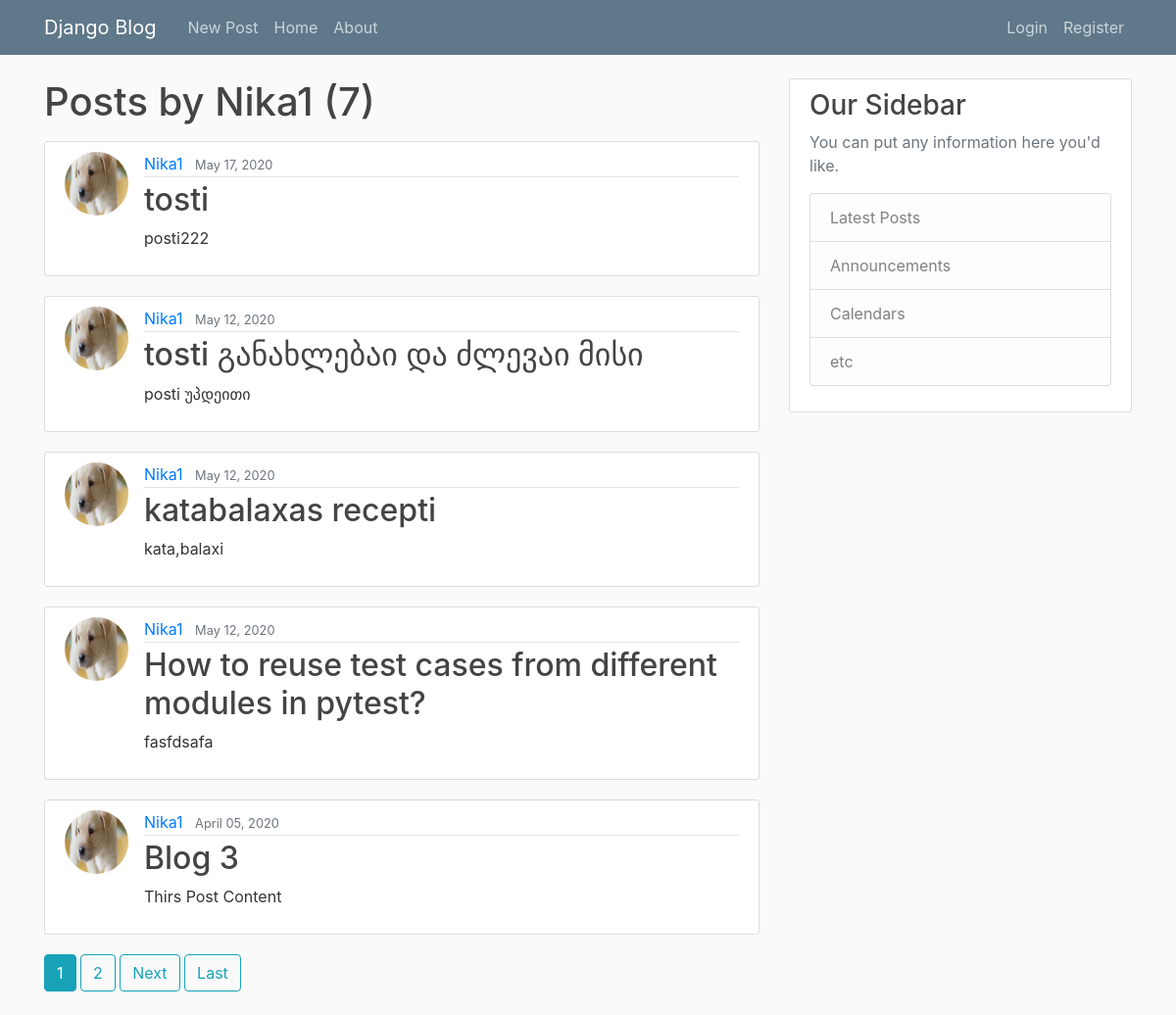
/user/Nika1, run on the app's committed database.
### blog/models.py (models this page shows, shortened)
class Post(models.Model):
    title = models.CharField(max_length=100)
    content = models.TextField()
    date_posted = models.DateTimeField(default=timezone.now)
    author = models.ForeignKey(User, on_delete=models.CASCADE)

### users/models.py (models this page shows, shortened)
class Profile(models.Model):
    user = models.OneToOneField(User, on_delete=models.CASCADE)
    image = models.ImageField(default='default.jpg', upload_to='profile_pics')

### blog/views.py (the view)
# urls.py: path('user/<str:username>', UserPostListView.as_view(), name='user-posts'),
class UserPostListView(ListView):
    model = Post
    template_name = 'blog/user_posts.html'
    context_object_name = 'posts'
    ordering = ['-date_posted']
    paginate_by = 5
    def get_queryset(self):
        user = get_object_or_404(User, username=self.kwargs.get('username'))
        return Post.objects.filter(author=user).order_by('-date_posted')

### blog/templates/blog/user_posts.html (shortened to what this page needs)
{% extends "blog/base.html" %}
{% block content %}
    <h1 class="mb-3">Posts by {{ view.kwargs.username}} ({{ page_obj.paginator.count}})</h1>
    {% for post in posts %}
        <article class="media content-section">
            <img class="rounded-circle article-img" src="{{post.author.profile.image.url}}">
          <div class="media-body">
            <div class="article-metadata">
              <a class="mr-2" href="{%url 'user-posts' post.author.username%}">{{ post.author }}</a>
              <small class="text-muted">{{ post.date_posted|date:"F d, Y" }}</small>
            </div>
            <h2><a class="article-title" href="{% url 'post-detail' post.id%}">{{ post.title }}</a></h2>
            <p class="article-content">{{ post.content }}</p>
          </div>
        </article>
    {% endfor %}
    {% if is_paginated %}
        {% for num in page_obj.paginator.page_range %}
            {% if page_obj.number == num %}
                <a href="?page={{ num }}" class="btn btn-info mb-4">{{ num }}</a>
            {% elif num > page_obj.number|add:'-3' and num < page_obj.number|add:'3' %}
                 <a href="?page={{ num }}" class="btn btn-outline-info mb-4">{{ num }}</a>
            {% endif %}
        {% endfor %}
         {% if page_obj.has_next %}
            <a href="?page={{page_obj.next_page_number}}" class=" btn btn-outline-info mb-4">Next</a>
            <a href="?page={{page_obj.num_pages}}" class=" btn btn-outline-info mb-4">Last</a>
        {% endif %}
    {% endif %}
{% endblock content %}

### blog/static/blog/main.css (style rules this page uses)
body { background: #fafafa; color: #333333; margin-top: 5rem; }
h1, h2, h3, h4, h5, h6 { color: #444444; }
.content-section { background: #ffffff; padding: 10px 20px; border: 1px solid #dddddd; border-radius: 3px; margin-bottom: 20px; }
.article-title { color: #444444; }
.article-content { white-space: pre-line; }
.article-img { height: 65px; width: 65px; margin-right: 16px; }
.article-metadata { padding-bottom: 1px; margin-bottom: 4px; border-bottom: 1px solid #e3e3e3 }

### data on the page
Post: author.profile.image (placeholder picture), author "Nika1", date_posted "May 17, 2020", title "tosti", content "posti222"
Post: author.profile.image (placeholder picture), author "Nika1", date_posted "May 12, 2020", title "tosti განახლებაი და ძლევაი მისი", content "posti უპდეითი"
Post: author.profile.image (placeholder picture), author "Nika1", date_posted "May 12, 2020", title "katabalaxas recepti", content "kata,balaxi"
Post: author.profile.image (placeholder picture), author "Nika1", date_posted "May 12, 2020", title "How to reuse test cases from different modules in pytest?", content "fasfdsafa"
Post: author.profile.image (placeholder picture), author "Nika1", date_posted "April 05, 2020", title "Blog 3", content "Thirs Post Content"

### other printed values
{{ view.kwargs.username }} "Nika1"
{{ page_obj.paginator.count }} "7"
{{ num }} "1"
{{ num }} "2"
